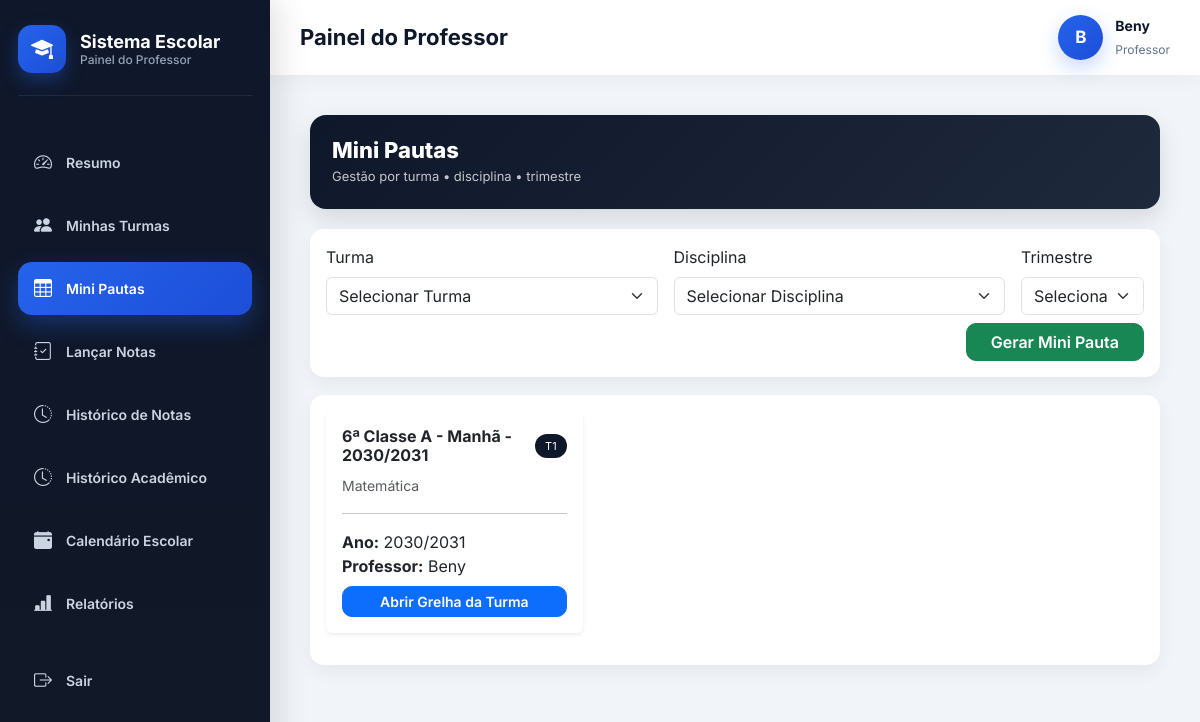
Page /professor/mini-pautas/ (signed in) on the earlier database version.
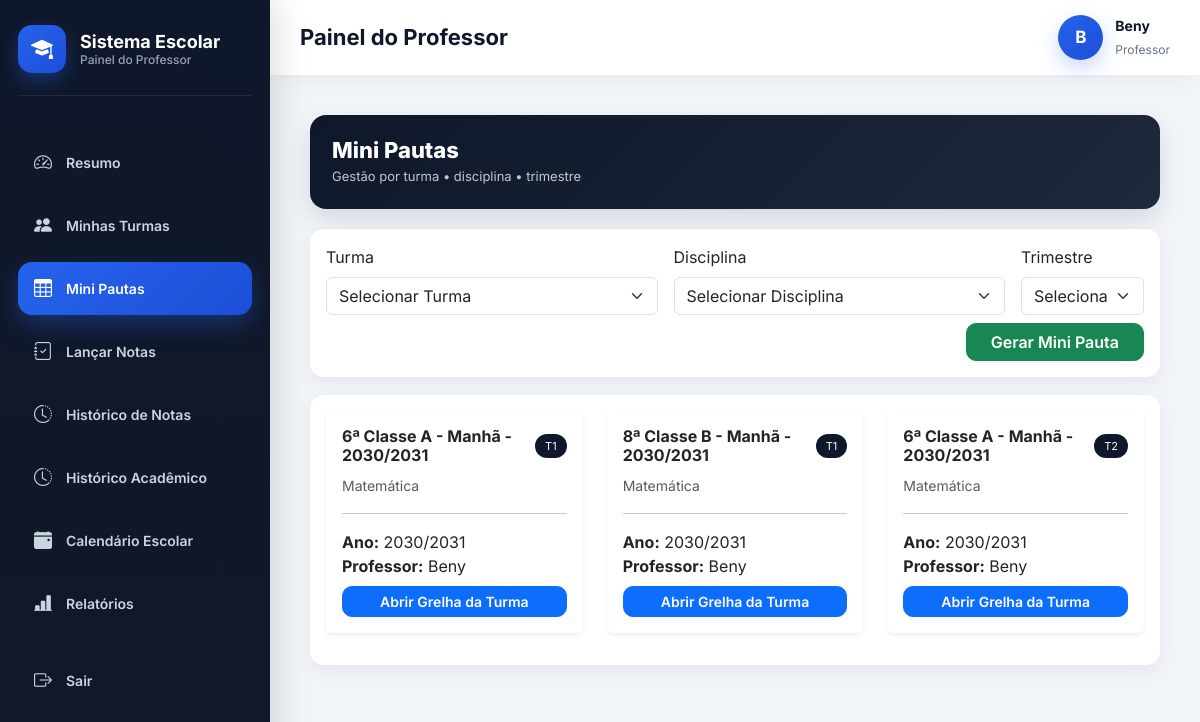
Same page on the later database version.
### academic/models.py (models this page shows, shortened)
class MiniPauta(models.Model):
    TRIMESTRES = [
        ("1", "1º Trimestre"),
        ("2", "2º Trimestre"),
        ("3", "3º Trimestre"),
    ]
    professor = models.ForeignKey(settings.AUTH_USER_MODEL, on_delete=models.CASCADE)
    escola = models.ForeignKey(Escola, on_delete=models.CASCADE)
    aluno = models.ForeignKey(Aluno, on_delete=models.CASCADE)
    turma = models.ForeignKey(Turma, on_delete=models.CASCADE)
    disciplina = models.ForeignKey(Disciplina, on_delete=models.CASCADE)
    ano_letivo = models.ForeignKey(AnoLetivo, on_delete=models.CASCADE)
    trimestre = models.CharField(max_length=1, choices=TRIMESTRES)
    av1 = models.DecimalField(max_digits=4, decimal_places=1, null=True, blank=True)
    av2 = models.DecimalField(max_digits=4, decimal_places=1, null=True, blank=True)
    av3 = models.DecimalField(max_digits=4, decimal_places=1, null=True, blank=True)
    p1 = models.DecimalField(max_digits=4, decimal_places=1, null=True, blank=True)
    av4 = models.DecimalField(max_digits=4, decimal_places=1, null=True, blank=True)
    av5 = models.DecimalField(max_digits=4, decimal_places=1, null=True, blank=True)
    av6 = models.DecimalField(max_digits=4, decimal_places=1, null=True, blank=True)
    p2 = models.DecimalField(max_digits=4, decimal_places=1, null=True, blank=True)
    exame = models.DecimalField(max_digits=4, decimal_places=1, null=True, blank=True)
    recurso = models.DecimalField(max_digits=4, decimal_places=1, null=True, blank=True)
    observacao = models.TextField(blank=True, null=True)
    criado_em = models.DateTimeField(auto_now_add=True)
    atualizado_em = models.DateTimeField(auto_now=True)
    class Meta:
        unique_together = ("aluno", "disciplina", "ano_letivo", "trimestre")
        ordering = ["aluno__numero_na_turma"]

class Turma(models.Model):
    CLASSE_CHOICES = [
        ('4', '4ª Classe'),
        ('5', '5ª Classe'),
        ('6', '6ª Classe'),
        ('7', '7ª Classe'),
        ('8', '8ª Classe'),
        ('9', '9ª Classe'),
        ('10', '10ª Classe'),
        ('11', '11ª Classe'),
        ('12', '12ª Classe'),
        ('13', '13ª Classe'),
    ]
    TURNOS = [
        ('MANHA', 'Manhã'),
        ('TARDE', 'Tarde'),
        ('NOITE', 'Noite'),
    ]
    classe = models.CharField(
        max_length=10,
        choices=CLASSE_CHOICES,
        verbose_name="Classe"
    )
    curso = models.ForeignKey(
        'Curso',
        on_delete=models.SET_NULL,
        null=True,
        blank=True,
        related_name="turmas",
        verbose_name="Curso"
    )
    identificador = models.CharField(
        max_length=5,
        verbose_name="Identificador"
    )
    turno = models.CharField(
        max_length=10,
        choices=TURNOS,
        default='MANHA',
        verbose_name='Turno'
    )
    ano_letivo = models.ForeignKey(
        'AnoLetivo',
        on_delete=models.CASCADE,
        related_name="turmas",
        verbose_name="Ano Letivo"
    )
    escola = models.ForeignKey(
        'Escola',
        on_delete=models.CASCADE,
        related_name="turmas",
        verbose_name="Escola"
    )
    professor = models.ForeignKey(
        settings.AUTH_USER_MODEL,
        on_delete=models.SET_NULL,
        related_name="turmas",
        limit_choices_to={"role": "PROFESSOR"},
        null=True,
        blank=True,
        verbose_name="Professor"
    )
    criada_em = models.DateTimeField(
        auto_now_add=True,
        verbose_name="Data de Criação"
    )
    class Meta:
        constraints = [
            models.UniqueConstraint(
                fields=['classe', 'identificador', 'turno', 'ano_letivo', 'escola', 'curso'],
                name='unique_turma_por_curso'
            )
        ]
        verbose_name = "Turma"
        verbose_name_plural = "Turmas"
    def nome_completo(self):
        return f"{self.get_classe_display()} {self.identificador} - {self.get_turno_display()} - {self.ano_letivo}"
    def __str__(self):
        return self.nome_completo()

class AnoLetivo(models.Model):
    nome = models.CharField(max_length=20)  # Ex: 2025/2026
    ativo = models.BooleanField(default=True)
    escola = models.ForeignKey(
        "Escola",
        on_delete=models.CASCADE,
        related_name="anos_letivos"
    )
    def __str__(self):
        return self.nome

class Disciplina(models.Model):
    nome = models.CharField(max_length=90)
    turma = models.ForeignKey(
        Turma,
        on_delete=models.CASCADE,
        related_name="disciplinas"
    )
    professor = models.ForeignKey(
        settings.AUTH_USER_MODEL,
        on_delete=models.CASCADE,
        limit_choices_to={'role': 'PROFESSOR'},
        related_name="disciplinas",
        null=True,
        blank=True
    )
    escola = models.ForeignKey(
        Escola,
        on_delete=models.CASCADE,
        related_name="disciplinas"
    )
    criada_em = models.DateTimeField(auto_now_add=True)
    class Meta:
        unique_together = ('nome', 'turma', 'escola')
        ordering = ["nome"]

### users/models.py (models this page shows, shortened)
class User(AbstractUser):
    ROLE_CHOICES = (
        ('SUPERADMIN', 'Super Admin'),
        ('DIRETOR', 'Diretor'),
        ('PROFESSOR', 'Professor'),
        ('ALUNO', 'Aluno'),
        ('FINANCEIRO', 'Financeiro'),
        ('SECRETARIA', 'Secretaria'),
    )
    role = models.CharField(
        max_length=20,
        choices=ROLE_CHOICES,
        default='ALUNO'
    )
    ativo = models.BooleanField(default=True)
    escola = models.ForeignKey(
        'academic.Escola',
        on_delete=models.CASCADE,
        null=True,
        blank=True,
        related_name="usuarios"
    )
    criado_em = models.DateTimeField(auto_now_add=True)
    objects = UserManager()

### core/views.py (the view)
# urls.py: path("professor/mini-pautas/", views.mini_pautas_lista, name="mini_pautas"),
@login_required
def mini_pautas_lista(request):
    if request.user.role != "PROFESSOR":
        return redirect("dashboard")
    professor = request.user
    escola = professor.escola
    ano_letivo = AnoLetivo.objects.filter(
        escola=escola,
        ativo=True
    ).first()
    if not ano_letivo:
        return redirect("dashboard")
    turma_id = request.GET.get("turma")
    disciplina_id = request.GET.get("disciplina")
    trimestre = request.GET.get("trimestre")
    turmas = Turma.objects.filter(
        escola=escola,
        ano_letivo=ano_letivo,
        disciplinas__professor=professor
    ).distinct()
    disciplinas = Disciplina.objects.filter(
        professor=professor,
        escola=escola,
        turma__ano_letivo=ano_letivo
    ).select_related("turma").distinct()
    mini_pautas = MiniPauta.objects.filter(
        professor=professor,
        escola=escola,
        ano_letivo=ano_letivo
    ).select_related("turma", "disciplina", "aluno")
    if turma_id:
        mini_pautas = mini_pautas.filter(turma_id=turma_id)
    if disciplina_id:
        mini_pautas = mini_pautas.filter(disciplina_id=disciplina_id)
    if trimestre:
        mini_pautas = mini_pautas.filter(trimestre=int(trimestre))
    context = {
        "mini_pautas": mini_pautas,
        "turmas": turmas,
        "disciplinas": disciplinas,
        "turma_id": turma_id,
        "disciplina_id": disciplina_id,
        "trimestre": trimestre,
        "ano_letivo": ano_letivo
    }
    return render(request, "mini_pautas_lista.html", context)

### core/templates/mini_pautas_lista.html (shortened to what this page needs)
{% extends "base_professor.html" %}
{% block content %}
<div class="container-fluid page-wrapper">
<div class="page-header d-flex justify-content-between align-items-center flex-wrap">
    <div>
        <h3 class="page-title">Mini Pautas</h3>
        <div class="page-subtitle">
            Gestão por turma • disciplina • trimestre
        </div>
    </div>
</div>
<div class="card card-custom p-3">
<form method="GET" action="{% url 'gerar_mini_pautas' %}" class="row g-3">
    <div class="col-md-5">
        <label class="form-label">Turma</label>
        <select name="turma" class="form-select" required>
            <option value="">Selecionar Turma</option>
        </select>
    </div>
    <div class="col-md-5">
        <label class="form-label">Disciplina</label>
        <select name="disciplina" class="form-select" required>
            <option value="">Selecionar Disciplina</option>
        </select>
    </div>
    <div class="col-md-2">
        <label class="form-label">Trimestre</label>
        <select name="trimestre" class="form-select" required>
            <option value="">Selecionar</option>
        </select>
    </div>
    <div class="col-12 d-flex justify-content-end mt-2">
        <button class="btn btn-success btn-clean px-4">
            Gerar Mini Pauta
        </button>
    </div>
</form>
</div>
<div class="card card-custom p-3">
{% if mini_pautas %}
<div class="row">
    {% for mp in mini_pautas %}
    <div class="col-md-4">
        <div class="card border-0 shadow-sm mb-3">
            <div class="card-body">
                <div class="d-flex justify-content-between align-items-center mb-2">
                    <h6 class="fw-bold mb-0">
                        {{ mp.turma }}
                    </h6>
                    <span class="badge-mini">
                        T{{ mp.trimestre }}
                    </span>
                </div>
                <small class="text-muted">
                    {{ mp.disciplina.nome }}
                </small>
                <hr>
                <p class="mb-2">
                    <strong>Ano:</strong> {{ mp.ano_letivo }}<br>
                    <strong>Professor:</strong> {{ mp.professor.username }}
                </p>
                <a href="{% url 'mini_pauta_detalhe' mp.id %}"
                   class="btn btn-primary btn-sm w-100 btn-clean">
                    Abrir Grelha da Turma
                </a>
            </div>
        </div>
    </div>
    {% endfor %}
</div>
{% endif %}
</div>
</div>
{% endblock %}

Differences in the rows shown:
added MiniPauta: turma "8ª Classe B - Manhã - 2030/2031", trimestre "1", disciplina.nome "Matemática", ano_letivo "2030/2031", professor.username "Beny"
added MiniPauta: turma "6ª Classe A - Manhã - 2030/2031", trimestre "2", disciplina.nome "Matemática", ano_letivo "2030/2031", professor.username "Beny"
